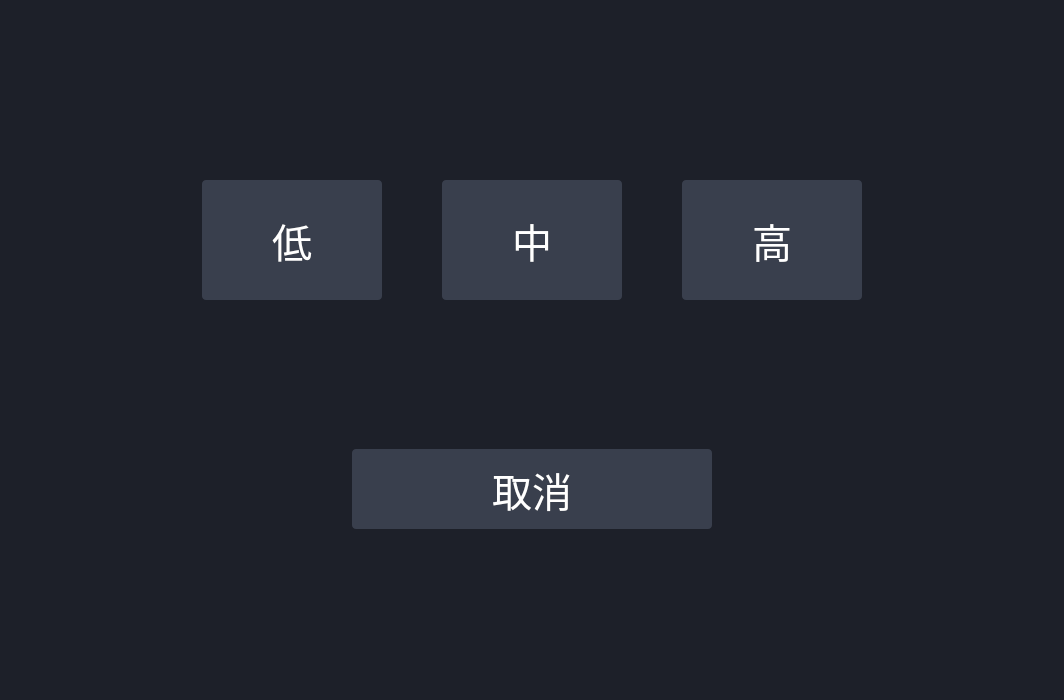
<?xml version="1.0" encoding="UTF-8"?>
<ui version="4.0">
 <class>SetFpsView</class>
 <widget class="QWidget" name="SetFpsView">
  <property name="geometry">
   <rect>
    <x>0</x>
    <y>0</y>
    <width>1064</width>
    <height>700</height>
   </rect>
  </property>
  <property name="windowTitle">
   <string>Form</string>
  </property>
  <property name="styleSheet">
   <string notr="true">#SetFpsView{
background: rgba(29, 32, 41, 1);
}
QPushButton{
border-radius: 4px;
background: rgba(57, 63, 77, 1);
font-size: 40px;
font-weight: 400;
letter-spacing: 0px;
line-height: 57.92px;
color: rgba(255, 255, 255, 1);
text-align: center;
vertical-align: middle;
}</string>
  </property>
  <layout class="QVBoxLayout" name="verticalLayout">
   <property name="spacing">
    <number>140</number>
   </property>
   <item>
    <spacer name="verticalSpacer">
     <property name="orientation">
      <enum>Qt::Vertical</enum>
     </property>
     <property name="sizeHint" stdset="0">
      <size>
       <width>20</width>
       <height>40</height>
      </size>
     </property>
    </spacer>
   </item>
   <item>
    <widget class="QWidget" name="widget" native="true">
     <layout class="QHBoxLayout" name="horizontalLayout">
      <property name="spacing">
       <number>60</number>
      </property>
      <item>
       <spacer name="horizontalSpacer">
        <property name="orientation">
         <enum>Qt::Horizontal</enum>
        </property>
        <property name="sizeHint" stdset="0">
         <size>
          <width>40</width>
          <height>20</height>
         </size>
        </property>
       </spacer>
      </item>
      <item>
       <widget class="QPushButton" name="pBtn_low">
        <property name="minimumSize">
         <size>
          <width>180</width>
          <height>120</height>
         </size>
        </property>
        <property name="maximumSize">
         <size>
          <width>180</width>
          <height>120</height>
         </size>
        </property>
        <property name="text">
         <string>低</string>
        </property>
       </widget>
      </item>
      <item>
       <widget class="QPushButton" name="pBtn_medium">
        <property name="minimumSize">
         <size>
          <width>180</width>
          <height>120</height>
         </size>
        </property>
        <property name="maximumSize">
         <size>
          <width>180</width>
          <height>120</height>
         </size>
        </property>
        <property name="text">
         <string>中</string>
        </property>
       </widget>
      </item>
      <item>
       <widget class="QPushButton" name="pBtn_high">
        <property name="minimumSize">
         <size>
          <width>180</width>
          <height>120</height>
         </size>
        </property>
        <property name="maximumSize">
         <size>
          <width>180</width>
          <height>120</height>
         </size>
        </property>
        <property name="text">
         <string>高</string>
        </property>
       </widget>
      </item>
      <item>
       <spacer name="horizontalSpacer_2">
        <property name="orientation">
         <enum>Qt::Horizontal</enum>
        </property>
        <property name="sizeHint" stdset="0">
         <size>
          <width>40</width>
          <height>20</height>
         </size>
        </property>
       </spacer>
      </item>
     </layout>
    </widget>
   </item>
   <item alignment="Qt::AlignHCenter">
    <widget class="QPushButton" name="pBtn_cancel">
     <property name="minimumSize">
      <size>
       <width>360</width>
       <height>80</height>
      </size>
     </property>
     <property name="maximumSize">
      <size>
       <width>360</width>
       <height>80</height>
      </size>
     </property>
     <property name="text">
      <string>取消</string>
     </property>
    </widget>
   </item>
   <item>
    <spacer name="verticalSpacer_2">
     <property name="orientation">
      <enum>Qt::Vertical</enum>
     </property>
     <property name="sizeHint" stdset="0">
      <size>
       <width>20</width>
       <height>40</height>
      </size>
     </property>
    </spacer>
   </item>
  </layout>
 </widget>
 <resources/>
 <connections/>
</ui>
